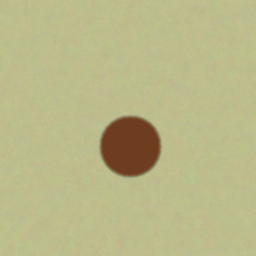
%> input picture data/benign/benign_0000.png, 256 x 256 px
$ octave --eval "result = enhance_contrast(imread('../data/benign/benign_0000.png'));"   (GNU Octave 9; MATLAB toolbox functions it lacks are replaced by stand-ins)
%> lines starting %> are read from the running program, lines starting %| are printed output that depends on the picture
function out = enhance_contrast(img)
%ENHANCE_CONTRAST  U3: CLAHE on the L channel of Lab only.
lab = rgb2lab(img);                    % L in [0,100]
%> lab: size 256x256x3 double; mean of channels 1, 2, 3 73.6, -6.6, 24.3
L = lab(:,:,1) / 100;
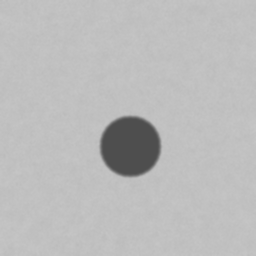
%> L: size 256x256 double; min 0.31, max 0.776, mean 0.736
L = adapthisteq(L, 'ClipLimit', 0.02, 'NumTiles', [8 8]);
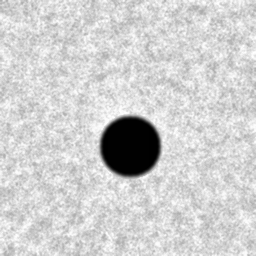
%> L: size 256x256 double; min 0, max 1, mean 0.814
lab(:,:,1) = L * 100;
%> lab: size 256x256x3 double; mean of channels 1, 2, 3 81.4, -6.6, 24.3
out = lab2rgb(lab, 'OutputType', 'uint8');
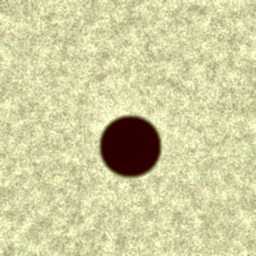
%> out: size 256x256x3 uint8; mean R, G, B 208.2, 206, 159.2
end

$ run again, on data/benign/benign_0001.png
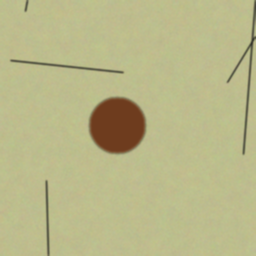
%> input picture data/benign/benign_0001.png, 256 x 256 px
%> in enhance_contrast, `L = adapthisteq(L, 'ClipLimit', 0.02, 'NumTiles', [8 8]);`:
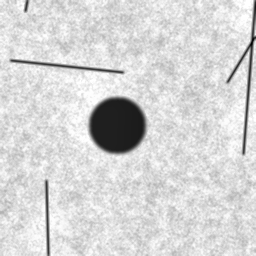
%> L: size 256x256 double; min 0, max 1, mean 0.839
%> in enhance_contrast, `out = lab2rgb(lab, 'OutputType', 'uint8');`:
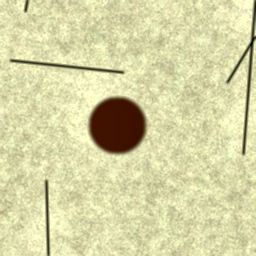
%> out: size 256x256x3 uint8; mean R, G, B 214.6, 212.5, 165

$ run again, on data/benign/benign_0002.png
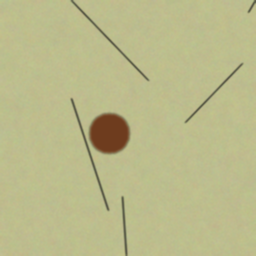
%> input picture data/benign/benign_0002.png, 256 x 256 px
%> in enhance_contrast, `L = adapthisteq(L, 'ClipLimit', 0.02, 'NumTiles', [8 8]);`:
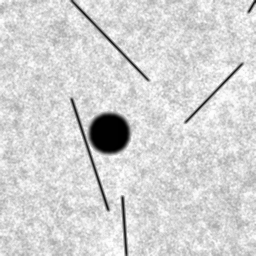
%> L: size 256x256 double; min 0, max 1, mean 0.828
%> in enhance_contrast, `out = lab2rgb(lab, 'OutputType', 'uint8');`:
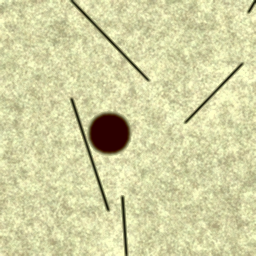
%> out: size 256x256x3 uint8; mean R, G, B 210.8, 209.9, 162.2

$ run again, on data/benign/benign_0003.png
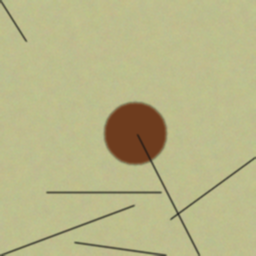
%> input picture data/benign/benign_0003.png, 256 x 256 px
%> in enhance_contrast, `L = adapthisteq(L, 'ClipLimit', 0.02, 'NumTiles', [8 8]);`:
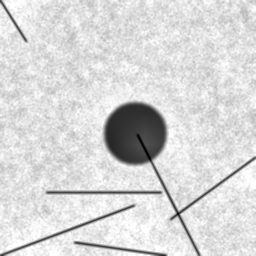
%> L: size 256x256 double; min 0, max 1, mean 0.846
%> in enhance_contrast, `out = lab2rgb(lab, 'OutputType', 'uint8');`:
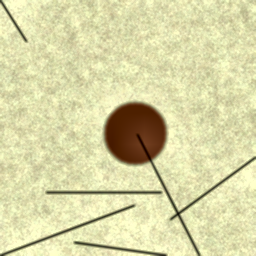
%> out: size 256x256x3 uint8; mean R, G, B 216.9, 214.5, 166.8
